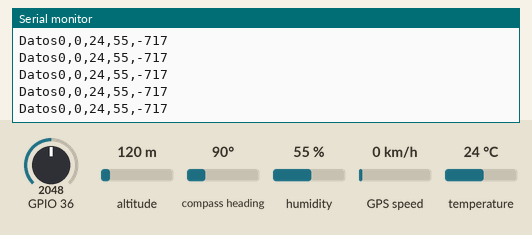
The sketch below on a simulated ESP32. Shown: the last lines printed to the serial monitor. The test bench sets the inputs (shaded band); at power-on: GPIO 36 = 2048, altitude 120 m, compass heading 90°, humidity 55 %, GPS speed 0 km/h, temperature 24 °C. The GPS gets a fix after 3 s at 37.7749, -122.4194 with 8 satellites.

Above: at 1.2 s.
1.3 s: GPIO 36 set to 2641
At 2.2 s:
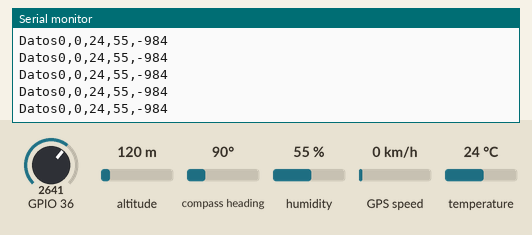
7.3 s: GPIO 36 set to 2746
At 12.15 s:
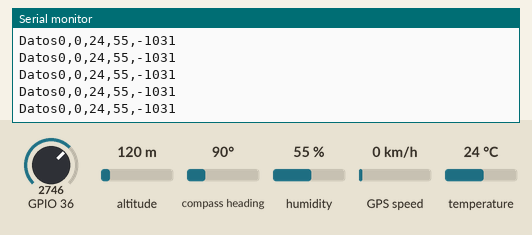
Timing chart, 0 to 13.7 s (numbered marks = the images above; inputs shaded):
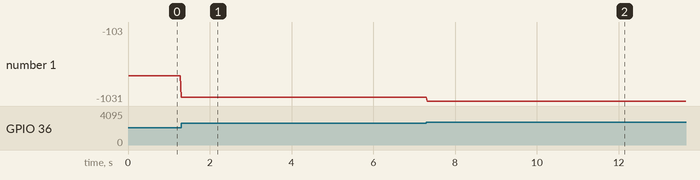

The sketch:

CODIGO_ROVER.ino
```cpp
#include <SoftwareSerial.h>
#include <TinyGPS.h>
#include <DHT.h>
#define LoraRx 13
#define LoraTx 12
#define pinDHT 25
#define GPSNeo6mRx 64
#define GPSNeo6mTx 63
SoftwareSerial LoRa(LoraRx, LoraTx);
SoftwareSerial GPSNeo6m(GPSNeo6mRx , GPSNeo6mTx);
int temperaturaDHT;
int humedadDHT;
int Higro;
const int seco=456;
const int moja=234;
float lat=0;
float lon=0;
String datos;
String latitud;
String longitud;
String lectura;
String buffer = "";
TinyGPS gps;
DHT sensorDHT(pinDHT, DHT22);
void setup() {
  Serial.begin(9600);
  LoRa.begin(9600);
  GPSNeo6m.begin(9600);
  sensorDHT.begin();
}

void loop() {
  LeerGPS();
  LecturaDHT();
  HumSuelo();
  UnionDatos();
  EnvioLoRa();
  LeerLoRa();
}
void LeerGPS(){
  while(GPSNeo6m.available()) {
    if(gps.encode(GPSNeo6m.read()))
    {
    gps.f_get_position(&lat,&lon);
    latitud=String(lat,6);
    longitud=String(lon,6);
    }
    else{
      latitud=String(0);
      longitud=String(0);
    }
  }
}
void EnvioLoRa(){
  if (LoRa.available()) {
    LoRa.println(datos);
  }
}
void LecturaDHT(){
  temperaturaDHT = sensorDHT.readTemperature();
  humedadDHT = sensorDHT.readHumidity();
}
void UnionDatos(){
  datos="Datos"+latitud+","+longitud+","+String(temperaturaDHT)+","+String(humedadDHT)+","+String(Higro);
  Serial.println(datos);
}
void HumSuelo(){
  int ValorHigro=analogRead(A0);
  Higro = map(ValorHigro, moja, seco, 100, 0);
}
void LeerLoRa(){
  if (LoRa.available()) {
    char lec= LoRa.read();// ignorar el Carriage Return y el Line Feed
    lectura.concat(lec);
  if (buffer.length() > 0) {
  lectura += buffer;
  buffer = "";
}
if (lectura.endsWith("Presentar")) {
  //Presentar
}

if (lectura.endsWith("Sembrar")) {
  //Parar
}
if (lectura.endsWith("Panel")) {
  //Panel
}
if (lectura.endsWith("Auto")) {
  //Auto
}

if (lectura.endsWith("\n")) { // imprimir solo cuando se recibe un salto de línea
  Serial.println(lectura);
  lectura = ""; // reiniciar la variable lectura
}
  }
}
void EnviarVoz(bool ResultadoFuncion){
  if (ResultadoFuncion==true){
   LoRa.println("SiSembrar");
  }
  else{
    LoRa.println("NoSembrar");
  }
}
```

Measured:
- after the input at 1.3 s, the serial monitor: prints a new line at once (image 1)
- after the input at 7.3 s, the serial monitor: prints a new line at once (image 2)
- plotted number 1: -717 → -984 after the input at 1.3 s, -984 → -103 after the input at 7.3 s
